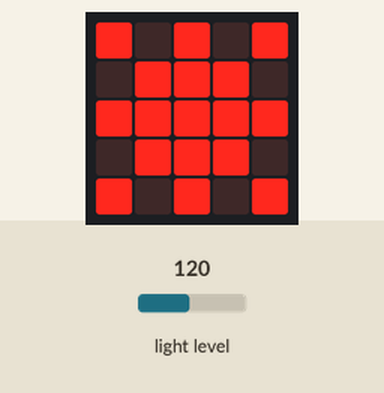
The program below on a simulated BBC micro:bit (MakeCode). On the bench: the board's 5×5 LED display. Inputs (shaded band) come from the test bench; at power-on: light level 120.

Above: at 1.2 s.
1.3 s: light level set to 83
2.8 s: light level set to 75
At 4.1 s:
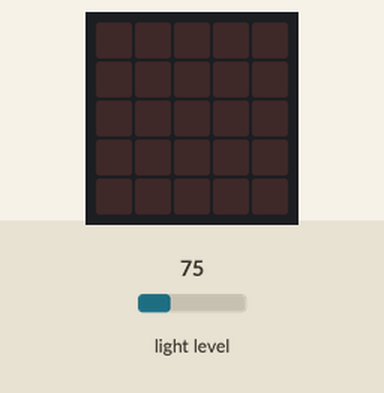
4.4 s: light level set to 128
At 4.9 s:
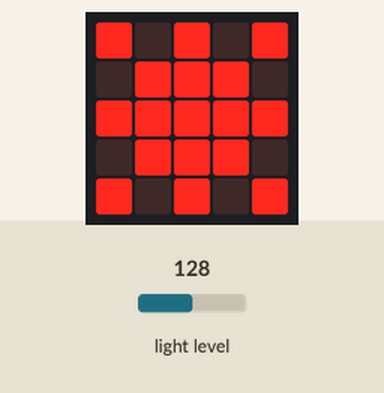
6.1 s: light level set to 5
At 6.7 s:
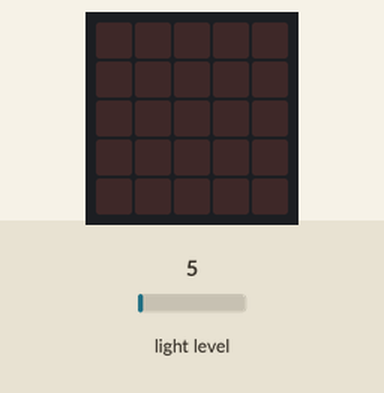
Timing chart, 0 to 8.8 s (numbered marks = the images above; inputs shaded):
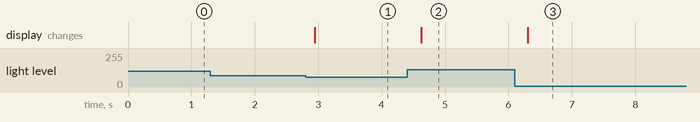

Measured:
- the behaviour switches between 81 and 80 on light level (found by bisection; images 0 and 1)
- after the input at 1.3 s, every drawn part: stays the same
- after the input at 2.8 s, the display: changes after 0.14 s (image 1)
- after the input at 4.4 s, the display: changes after 0.22 s (image 2)
- after the input at 6.1 s, the display: changes after 0.20 s (image 3)

The program:

main.ts
```typescript
basic.forever(function () {
    if (input.lightLevel() > 80) {
        basic.showLeds(`
            # . # . #
            . # # # .
            # # # # #
            . # # # .
            # . # . #
            `)
    } else {
        basic.showLeds(`
            . . . . .
            . . . . .
            . . . . .
            . . . . .
            . . . . .
            `)
    }
})
```

test.ts
```typescript
// aquí va el archivo "tests"; esto no se compilará cuando este paquete se utilice como una extensión.
```
